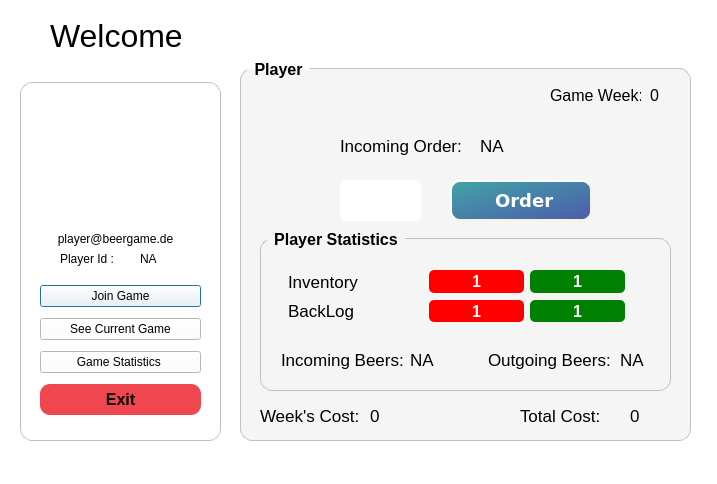
<?xml version="1.0" encoding="UTF-8"?>
<ui version="4.0">
 <class>PlayerInterface</class>
 <widget class="QDialog" name="PlayerInterface">
  <property name="geometry">
   <rect>
    <x>0</x>
    <y>0</y>
    <width>717</width>
    <height>484</height>
   </rect>
  </property>
  <property name="windowTitle">
   <string>Player</string>
  </property>
  <property name="styleSheet">
   <string notr="true">background-color: rgb(255, 255, 255)</string>
  </property>
  <widget class="QGroupBox" name="groupBox">
   <property name="geometry">
    <rect>
     <x>20</x>
     <y>70</y>
     <width>201</width>
     <height>371</height>
    </rect>
   </property>
   <property name="styleSheet">
    <string notr="true">QGroupBox {
    font: bold;
    border: 1px solid silver;
    border-radius: 12px;
    margin-top: 12px;
    padding: 10px 5px 10px 5px;
}

QGroupBox::title {
    subcontrol-origin: margin;
    left: 7px;
    padding: 0px 5px 0px 5px;
}</string>
   </property>
   <property name="title">
    <string/>
   </property>
   <widget class="QLabel" name="label_user">
    <property name="geometry">
     <rect>
      <x>40</x>
      <y>30</y>
      <width>120</width>
      <height>120</height>
     </rect>
    </property>
    <property name="text">
     <string/>
    </property>
   </widget>
   <widget class="QLabel" name="label_2">
    <property name="geometry">
     <rect>
      <x>40</x>
      <y>180</y>
      <width>71</width>
      <height>17</height>
     </rect>
    </property>
    <property name="text">
     <string>Player Id : </string>
    </property>
   </widget>
   <widget class="QLabel" name="player_pId">
    <property name="geometry">
     <rect>
      <x>120</x>
      <y>180</y>
      <width>41</width>
      <height>17</height>
     </rect>
    </property>
    <property name="text">
     <string>NA</string>
    </property>
    <property name="alignment">
     <set>Qt::AlignLeading|Qt::AlignLeft|Qt::AlignVCenter</set>
    </property>
   </widget>
   <widget class="QLabel" name="player_email">
    <property name="geometry">
     <rect>
      <x>10</x>
      <y>160</y>
      <width>171</width>
      <height>17</height>
     </rect>
    </property>
    <property name="text">
     <string>player@beergame.de</string>
    </property>
    <property name="alignment">
     <set>Qt::AlignCenter</set>
    </property>
   </widget>
   <widget class="QWidget" name="verticalLayoutWidget">
    <property name="geometry">
     <rect>
      <x>20</x>
      <y>210</y>
      <width>161</width>
      <height>141</height>
     </rect>
    </property>
    <layout class="QVBoxLayout" name="verticalLayout_2">
     <item>
      <widget class="QPushButton" name="pushButton">
       <property name="text">
        <string>Join Game</string>
       </property>
      </widget>
     </item>
     <item>
      <widget class="QPushButton" name="current_game">
       <property name="enabled">
        <bool>true</bool>
       </property>
       <property name="text">
        <string>See Current Game</string>
       </property>
      </widget>
     </item>
     <item>
      <widget class="QPushButton" name="stat_btn">
       <property name="enabled">
        <bool>true</bool>
       </property>
       <property name="text">
        <string>Game Statistics </string>
       </property>
      </widget>
     </item>
     <item>
      <widget class="QPushButton" name="exit_game">
       <property name="styleSheet">
        <string notr="true">QPushButton {
    background-color: rgb(240,70,80);
    border-style: outset;
    border-radius: 10px;
    font: bold 16px;
    min-width: 6em;
    padding: 6px;
}</string>
       </property>
       <property name="text">
        <string>Exit</string>
       </property>
      </widget>
     </item>
    </layout>
   </widget>
  </widget>
  <widget class="QLabel" name="welcome">
   <property name="geometry">
    <rect>
     <x>50</x>
     <y>20</y>
     <width>141</width>
     <height>31</height>
    </rect>
   </property>
   <property name="font">
    <font>
     <pointsize>24</pointsize>
    </font>
   </property>
   <property name="text">
    <string>Welcome</string>
   </property>
  </widget>
  <widget class="QStackedWidget" name="stackedWidget">
   <property name="geometry">
    <rect>
     <x>240</x>
     <y>10</y>
     <width>511</width>
     <height>471</height>
    </rect>
   </property>
   <property name="currentIndex">
    <number>1</number>
   </property>
   <widget class="QWidget" name="page">
    <widget class="QWidget" name="horizontalLayoutWidget">
     <property name="geometry">
      <rect>
       <x>10</x>
       <y>10</y>
       <width>431</width>
       <height>451</height>
      </rect>
     </property>
     <layout class="QHBoxLayout" name="horizontalLayout">
      <item>
       <widget class="QGroupBox" name="groupBox_2">
        <property name="styleSheet">
         <string notr="true">QGroupBox {
    font: bold;
	font-size:18px;
    border: 1px solid silver;
    border-radius: 12px;
    margin-top: 8px;
    padding: 15px 5px 10px 5px;
background-color: rgb(250, 250, 250);
}

QGroupBox::title {
    subcontrol-origin: margin;
    left: 7px;
    padding: 0px 5px 0px 5px;
}


QPushButton {
	color: white;
    border-width: 2px;
    border-color: beige;
}

</string>
        </property>
        <property name="title">
         <string>Join Game</string>
        </property>
        <widget class="QWidget" name="layoutWidget">
         <property name="geometry">
          <rect>
           <x>10</x>
           <y>40</y>
           <width>391</width>
           <height>30</height>
          </rect>
         </property>
         <layout class="QHBoxLayout" name="horizontalLayout_2">
          <item>
           <widget class="QLabel" name="label_JoinGameId">
            <property name="font">
             <font>
              <pointsize>12</pointsize>
             </font>
            </property>
            <property name="text">
             <string>Game Id </string>
            </property>
           </widget>
          </item>
          <item>
           <widget class="QLineEdit" name="lineEdit_gameId">
            <property name="enabled">
             <bool>false</bool>
            </property>
            <property name="maxLength">
             <number>32751</number>
            </property>
           </widget>
          </item>
         </layout>
        </widget>
        <widget class="QLabel" name="label_4">
         <property name="geometry">
          <rect>
           <x>150</x>
           <y>80</y>
           <width>131</width>
           <height>21</height>
          </rect>
         </property>
         <property name="font">
          <font>
           <pointsize>14</pointsize>
          </font>
         </property>
         <property name="text">
          <string>Select Role</string>
         </property>
        </widget>
        <widget class="QWidget" name="horizontalLayoutWidget_2">
         <property name="geometry">
          <rect>
           <x>50</x>
           <y>120</y>
           <width>321</width>
           <height>141</height>
          </rect>
         </property>
         <layout class="QHBoxLayout" name="horizontalLayout_5">
          <item>
           <layout class="QVBoxLayout" name="verticalLayout">
            <item>
             <widget class="QLabel" name="label_retailer">
              <property name="layoutDirection">
               <enum>Qt::LeftToRight</enum>
              </property>
              <property name="text">
               <string/>
              </property>
              <property name="alignment">
               <set>Qt::AlignCenter</set>
              </property>
             </widget>
            </item>
            <item>
             <widget class="QPushButton" name="retailer_btn">
              <property name="styleSheet">
               <string notr="true">QPushButton {
    background-color: rgb(67,102,48);
    border-style: outset;
    border-radius: 10px;
    font: bold 12px;
    padding: 6px;
	color: white;
}
#retailer_btn:hover{ 
    background-color: rgb(106,208,116);
background-color: qlineargradient(spread:pad, x1:0, y1:0.005, x2:1, y2:1, stop:0 rgba(66, 163, 167, 255), stop:1 rgba(76, 92, 171, 255));
    border-style: outset;
    border-width: 2px;
    border-radius: 10px;
    border-color: beige;
    font: bold 15px;
    min-width: 10em;
    padding: 6px;
	color: white;}
</string>
              </property>
              <property name="text">
               <string>Retailer</string>
              </property>
             </widget>
            </item>
           </layout>
          </item>
          <item>
           <layout class="QVBoxLayout" name="verticalLayout_5">
            <item>
             <widget class="QLabel" name="label_wholesaler">
              <property name="text">
               <string/>
              </property>
              <property name="alignment">
               <set>Qt::AlignCenter</set>
              </property>
             </widget>
            </item>
            <item>
             <widget class="QPushButton" name="wholesaler_btn">
              <property name="styleSheet">
               <string notr="true">QPushButton {
    background-color: rgb(55,69,156);
    border-style: outset;
    border-radius: 10px;
    font: bold 12px;
    padding: 6px;
color: white;
}

#wholesaler_btn:hover{ 
    background-color: rgb(106,208,116);
background-color: qlineargradient(spread:pad, x1:0, y1:0.005, x2:1, y2:1, stop:0 rgba(66, 163, 167, 255), stop:1 rgba(76, 92, 171, 255));
    border-style: outset;
    border-width: 2px;
    border-radius: 10px;
    border-color: beige;
    font: bold 15px;
    min-width: 10em;
    padding: 6px;
	color: white;}
</string>
              </property>
              <property name="text">
               <string>Wholesaler</string>
              </property>
             </widget>
            </item>
           </layout>
          </item>
         </layout>
        </widget>
        <widget class="QWidget" name="horizontalLayoutWidget_3">
         <property name="geometry">
          <rect>
           <x>50</x>
           <y>280</y>
           <width>321</width>
           <height>141</height>
          </rect>
         </property>
         <layout class="QHBoxLayout" name="horizontalLayout_6">
          <item>
           <layout class="QVBoxLayout" name="verticalLayout_4">
            <item>
             <widget class="QLabel" name="label_distributor">
              <property name="text">
               <string/>
              </property>
              <property name="alignment">
               <set>Qt::AlignCenter</set>
              </property>
             </widget>
            </item>
            <item>
             <widget class="QPushButton" name="distributor_btn">
              <property name="styleSheet">
               <string notr="true">QPushButton {
    background-color: rgb(207,163,43);
    border-style: outset;
    border-radius: 10px;
    font: bold 12px;
    padding: 6px;
color: white;
}

#distributor_btn:hover{ 
    background-color: rgb(106,208,116);
background-color: qlineargradient(spread:pad, x1:0, y1:0.005, x2:1, y2:1, stop:0 rgba(66, 163, 167, 255), stop:1 rgba(76, 92, 171, 255));
    border-style: outset;
    border-width: 2px;
    border-radius: 10px;
    border-color: beige;
    font: bold 15px;
    min-width: 10em;
    padding: 6px;
	color: white;}
</string>
              </property>
              <property name="text">
               <string>Distributor</string>
              </property>
             </widget>
            </item>
           </layout>
          </item>
          <item>
           <layout class="QVBoxLayout" name="verticalLayout_6">
            <item>
             <widget class="QLabel" name="label_factory">
              <property name="text">
               <string/>
              </property>
              <property name="alignment">
               <set>Qt::AlignCenter</set>
              </property>
             </widget>
            </item>
            <item>
             <widget class="QPushButton" name="factory_btn">
              <property name="styleSheet">
               <string notr="true">QPushButton {
    background-color: rgb(240,70,80);
    border-style: outset;
    border-radius: 10px;
    font: bold 12px;
    padding: 6px;
color: white;
}

#factory_btn:hover{ 
    background-color: rgb(106,208,116);
background-color: qlineargradient(spread:pad, x1:0, y1:0.005, x2:1, y2:1, stop:0 rgba(66, 163, 167, 255), stop:1 rgba(76, 92, 171, 255));
    border-style: outset;
    border-width: 2px;
    border-radius: 10px;
    border-color: beige;
    font: bold 15px;
    min-width: 10em;
    padding: 6px;
	color: white;}
</string>
              </property>
              <property name="text">
               <string>Factory</string>
              </property>
             </widget>
            </item>
           </layout>
          </item>
         </layout>
        </widget>
       </widget>
      </item>
     </layout>
    </widget>
   </widget>
   <widget class="QWidget" name="page_2">
    <widget class="QGroupBox" name="PlayerArea">
     <property name="geometry">
      <rect>
       <x>0</x>
       <y>50</y>
       <width>451</width>
       <height>381</height>
      </rect>
     </property>
     <property name="font">
      <font>
       <pointsize>-1</pointsize>
       <weight>75</weight>
       <italic>false</italic>
       <bold>true</bold>
      </font>
     </property>
     <property name="styleSheet">
      <string notr="true">QGroupBox {
    font: bold;
	font-size:16px;
    border: 1px solid silver;
    border-radius: 12px;
    margin-top: 8px;
    padding: 15px 5px 10px 5px;
background-color: rgb(245, 245, 245);
}

QGroupBox::title {
    subcontrol-origin: margin;
    left: 7px;
    padding: 0px 5px 0px 5px;
}

QLabel{
	background-color: none;
}</string>
     </property>
     <property name="title">
      <string>Player</string>
     </property>
     <widget class="QPushButton" name="orderBtn">
      <property name="enabled">
       <bool>true</bool>
      </property>
      <property name="geometry">
       <rect>
        <x>210</x>
        <y>120</y>
        <width>142</width>
        <height>41</height>
       </rect>
      </property>
      <property name="font">
       <font>
        <family>DejaVu Sans</family>
        <pointsize>-1</pointsize>
        <weight>75</weight>
        <italic>false</italic>
        <bold>true</bold>
        <underline>false</underline>
        <strikeout>false</strikeout>
       </font>
      </property>
      <property name="cursor">
       <cursorShape>PointingHandCursor</cursorShape>
      </property>
      <property name="styleSheet">
       <string notr="true">#orderBtn {
    background-color: rgb(106,208,116);
background-color: qlineargradient(spread:pad, x1:0, y1:0.005, x2:1, y2:1, stop:0 rgba(66, 163, 167, 255), stop:1 rgba(76, 92, 171, 255));
    border-style: outset;
    border-width: 2px;
    border-radius: 10px;
    border-color: beige;
    font: bold 18px;
    min-width: 6em;
    padding: 6px;
	color: white;
}

#orderBtn:hover { 
background-color: rgba(76, 92, 171, 255); 
color: white; 
border: 2px solid rgba(66, 163, 167, 255);}


#orderBtn:disabled {
	background-color: #add8e6;
	color: black;
}</string>
      </property>
      <property name="text">
       <string> Order</string>
      </property>
     </widget>
     <widget class="QLineEdit" name="orderIn">
      <property name="geometry">
       <rect>
        <x>100</x>
        <y>120</y>
        <width>81</width>
        <height>41</height>
       </rect>
      </property>
      <property name="font">
       <font>
        <pointsize>-1</pointsize>
        <weight>75</weight>
        <italic>false</italic>
        <bold>true</bold>
       </font>
      </property>
      <property name="styleSheet">
       <string notr="true">#orderIn{
    border-width: 2px;
    border-radius: 6px;
    border-color: beige;
    font: bold 18px;
    padding: 2px;
	color: black;
}</string>
      </property>
     </widget>
     <widget class="QLabel" name="totalCost_l">
      <property name="geometry">
       <rect>
        <x>280</x>
        <y>340</y>
        <width>91</width>
        <height>31</height>
       </rect>
      </property>
      <property name="font">
       <font>
        <pointsize>13</pointsize>
       </font>
      </property>
      <property name="text">
       <string>Total Cost:</string>
      </property>
     </widget>
     <widget class="QLabel" name="weekCost_l">
      <property name="enabled">
       <bool>true</bool>
      </property>
      <property name="geometry">
       <rect>
        <x>20</x>
        <y>340</y>
        <width>111</width>
        <height>31</height>
       </rect>
      </property>
      <property name="font">
       <font>
        <pointsize>13</pointsize>
       </font>
      </property>
      <property name="text">
       <string>Week's Cost:</string>
      </property>
     </widget>
     <widget class="QLabel" name="incomingOrder">
      <property name="geometry">
       <rect>
        <x>240</x>
        <y>70</y>
        <width>51</width>
        <height>31</height>
       </rect>
      </property>
      <property name="font">
       <font>
        <pointsize>13</pointsize>
       </font>
      </property>
      <property name="layoutDirection">
       <enum>Qt::RightToLeft</enum>
      </property>
      <property name="text">
       <string>NA</string>
      </property>
     </widget>
     <widget class="QLabel" name="outgoing_4">
      <property name="geometry">
       <rect>
        <x>100</x>
        <y>70</y>
        <width>141</width>
        <height>31</height>
       </rect>
      </property>
      <property name="font">
       <font>
        <pointsize>13</pointsize>
       </font>
      </property>
      <property name="layoutDirection">
       <enum>Qt::RightToLeft</enum>
      </property>
      <property name="text">
       <string>Incoming Order:</string>
      </property>
     </widget>
     <widget class="QLabel" name="weekCost">
      <property name="enabled">
       <bool>true</bool>
      </property>
      <property name="geometry">
       <rect>
        <x>130</x>
        <y>340</y>
        <width>31</width>
        <height>31</height>
       </rect>
      </property>
      <property name="font">
       <font>
        <pointsize>13</pointsize>
       </font>
      </property>
      <property name="text">
       <string>0</string>
      </property>
     </widget>
     <widget class="QLabel" name="totalCost">
      <property name="geometry">
       <rect>
        <x>390</x>
        <y>340</y>
        <width>31</width>
        <height>31</height>
       </rect>
      </property>
      <property name="font">
       <font>
        <pointsize>13</pointsize>
       </font>
      </property>
      <property name="layoutDirection">
       <enum>Qt::RightToLeft</enum>
      </property>
      <property name="styleSheet">
       <string notr="true"/>
      </property>
      <property name="text">
       <string>0</string>
      </property>
     </widget>
     <widget class="QLabel" name="totalCost_l_2">
      <property name="geometry">
       <rect>
        <x>310</x>
        <y>20</y>
        <width>91</width>
        <height>31</height>
       </rect>
      </property>
      <property name="font">
       <font>
        <pointsize>12</pointsize>
       </font>
      </property>
      <property name="styleSheet">
       <string notr="true"/>
      </property>
      <property name="text">
       <string>Game Week:</string>
      </property>
     </widget>
     <widget class="QLabel" name="week">
      <property name="geometry">
       <rect>
        <x>410</x>
        <y>20</y>
        <width>21</width>
        <height>31</height>
       </rect>
      </property>
      <property name="font">
       <font>
        <pointsize>12</pointsize>
       </font>
      </property>
      <property name="layoutDirection">
       <enum>Qt::RightToLeft</enum>
      </property>
      <property name="text">
       <string>0</string>
      </property>
     </widget>
     <widget class="QGroupBox" name="StatBox">
      <property name="geometry">
       <rect>
        <x>20</x>
        <y>170</y>
        <width>411</width>
        <height>161</height>
       </rect>
      </property>
      <property name="font">
       <font>
        <pointsize>-1</pointsize>
        <weight>75</weight>
        <italic>false</italic>
        <bold>true</bold>
       </font>
      </property>
      <property name="styleSheet">
       <string notr="true">QLabel{
	background-color: none;
}</string>
      </property>
      <property name="title">
       <string>Player Statistics</string>
      </property>
      <widget class="QLabel" name="incomingShipment">
       <property name="geometry">
        <rect>
         <x>150</x>
         <y>120</y>
         <width>39</width>
         <height>20</height>
        </rect>
       </property>
       <property name="font">
        <font>
         <pointsize>13</pointsize>
        </font>
       </property>
       <property name="styleSheet">
        <string notr="true">QLabel{
	background-color: none;
}</string>
       </property>
       <property name="text">
        <string>NA</string>
       </property>
      </widget>
      <widget class="QLabel" name="incoming_2">
       <property name="geometry">
        <rect>
         <x>21</x>
         <y>120</y>
         <width>123</width>
         <height>20</height>
        </rect>
       </property>
       <property name="font">
        <font>
         <pointsize>13</pointsize>
        </font>
       </property>
       <property name="styleSheet">
        <string notr="true">QLabel{
	background-color: none;
}</string>
       </property>
       <property name="text">
        <string>Incoming Beers:</string>
       </property>
      </widget>
      <widget class="QLabel" name="outgoingShipment">
       <property name="geometry">
        <rect>
         <x>360</x>
         <y>120</y>
         <width>37</width>
         <height>20</height>
        </rect>
       </property>
       <property name="font">
        <font>
         <pointsize>13</pointsize>
        </font>
       </property>
       <property name="layoutDirection">
        <enum>Qt::RightToLeft</enum>
       </property>
       <property name="text">
        <string>NA</string>
       </property>
      </widget>
      <widget class="QLabel" name="outgoing_2">
       <property name="geometry">
        <rect>
         <x>228</x>
         <y>120</y>
         <width>126</width>
         <height>20</height>
        </rect>
       </property>
       <property name="font">
        <font>
         <pointsize>13</pointsize>
        </font>
       </property>
       <property name="layoutDirection">
        <enum>Qt::RightToLeft</enum>
       </property>
       <property name="text">
        <string>Outgoing Beers:</string>
       </property>
      </widget>
      <widget class="QLabel" name="inventoryAfter">
       <property name="geometry">
        <rect>
         <x>270</x>
         <y>40</y>
         <width>95</width>
         <height>23</height>
        </rect>
       </property>
       <property name="font">
        <font>
         <pointsize>-1</pointsize>
         <weight>75</weight>
         <italic>false</italic>
         <bold>true</bold>
        </font>
       </property>
       <property name="styleSheet">
        <string notr="true">#inventoryAfter{
	background-color:green;
    border-width: 2px;
    border-radius: 5px;
    border-color: beige;
    font: bold 16px;
	max-width: 5em;
	color: white;
}</string>
       </property>
       <property name="text">
        <string>1</string>
       </property>
       <property name="alignment">
        <set>Qt::AlignCenter</set>
       </property>
      </widget>
      <widget class="QLabel" name="inventory_2">
       <property name="geometry">
        <rect>
         <x>28</x>
         <y>40</y>
         <width>135</width>
         <height>23</height>
        </rect>
       </property>
       <property name="font">
        <font>
         <pointsize>13</pointsize>
        </font>
       </property>
       <property name="styleSheet">
        <string notr="true">QLabel{
	background-color: none;
}</string>
       </property>
       <property name="text">
        <string>Inventory</string>
       </property>
      </widget>
      <widget class="QLabel" name="inventory">
       <property name="geometry">
        <rect>
         <x>169</x>
         <y>40</y>
         <width>95</width>
         <height>23</height>
        </rect>
       </property>
       <property name="font">
        <font>
         <pointsize>-1</pointsize>
         <weight>75</weight>
         <italic>false</italic>
         <bold>true</bold>
        </font>
       </property>
       <property name="styleSheet">
        <string notr="true">#inventory{
	background-color:red;
    border-width: 2px;
    border-radius: 5px;
    border-color: beige;
    font: bold 16px;
	max-width: 5em;
	color: white;
}</string>
       </property>
       <property name="text">
        <string>1</string>
       </property>
       <property name="alignment">
        <set>Qt::AlignCenter</set>
       </property>
      </widget>
      <widget class="QLabel" name="backlogAfter">
       <property name="geometry">
        <rect>
         <x>270</x>
         <y>70</y>
         <width>95</width>
         <height>22</height>
        </rect>
       </property>
       <property name="font">
        <font>
         <pointsize>-1</pointsize>
         <weight>75</weight>
         <italic>false</italic>
         <bold>true</bold>
        </font>
       </property>
       <property name="layoutDirection">
        <enum>Qt::RightToLeft</enum>
       </property>
       <property name="styleSheet">
        <string notr="true">#backlogAfter{
	background-color:green;
    border-width: 2px;
    border-radius: 5px;
    border-color: beige;
    font: bold 16px;
	max-width: 5em;
	color: white;
}</string>
       </property>
       <property name="text">
        <string>1</string>
       </property>
       <property name="alignment">
        <set>Qt::AlignCenter</set>
       </property>
      </widget>
      <widget class="QLabel" name="backLog_2">
       <property name="geometry">
        <rect>
         <x>28</x>
         <y>70</y>
         <width>135</width>
         <height>22</height>
        </rect>
       </property>
       <property name="font">
        <font>
         <pointsize>13</pointsize>
        </font>
       </property>
       <property name="layoutDirection">
        <enum>Qt::RightToLeft</enum>
       </property>
       <property name="styleSheet">
        <string notr="true">QLabel{
	background-color: none;
}</string>
       </property>
       <property name="text">
        <string>BackLog</string>
       </property>
      </widget>
      <widget class="QLabel" name="backLog">
       <property name="geometry">
        <rect>
         <x>169</x>
         <y>70</y>
         <width>95</width>
         <height>22</height>
        </rect>
       </property>
       <property name="font">
        <font>
         <pointsize>-1</pointsize>
         <weight>75</weight>
         <italic>false</italic>
         <bold>true</bold>
        </font>
       </property>
       <property name="layoutDirection">
        <enum>Qt::RightToLeft</enum>
       </property>
       <property name="styleSheet">
        <string notr="true">#backLog{
	background-color:red;
    border-width: 2px;
    border-radius: 5px;
    border-color: beige;
    font: bold 16px;
	max-width: 5em;
	color: white;
}</string>
       </property>
       <property name="text">
        <string>1</string>
       </property>
       <property name="alignment">
        <set>Qt::AlignCenter</set>
       </property>
      </widget>
     </widget>
    </widget>
   </widget>
   <widget class="QWidget" name="stat">
    <widget class="QGroupBox" name="statgroup">
     <property name="geometry">
      <rect>
       <x>0</x>
       <y>0</y>
       <width>451</width>
       <height>431</height>
      </rect>
     </property>
     <property name="font">
      <font>
       <pointsize>-1</pointsize>
       <weight>75</weight>
       <italic>false</italic>
       <bold>true</bold>
      </font>
     </property>
     <property name="styleSheet">
      <string notr="true">QGroupBox {
    font: bold;
	font-size:16px;
    border: 1px solid silver;
    border-radius: 12px;
    margin-top: 8px;
    padding: 15px 5px 10px 5px;
background-color: rgb(245, 245, 245);
}

QGroupBox::title {
    subcontrol-origin: margin;
    left: 7px;
    padding: 0px 5px 0px 5px;
}

QLabel{
	background-color: none;
}

QCheckBox {
  background-color: none;
  color: black;
  spacing: 4px;
  padding-top: 4px;
  padding-bottom: 4px;
}</string>
     </property>
     <property name="title">
      <string>Player Statistics</string>
     </property>
     <widget class="QWidget" name="verticalLayoutWidget_2">
      <property name="geometry">
       <rect>
        <x>10</x>
        <y>30</y>
        <width>431</width>
        <height>311</height>
       </rect>
      </property>
      <layout class="QVBoxLayout" name="stat_widget"/>
     </widget>
     <widget class="QCheckBox" name="linegraph_check">
      <property name="enabled">
       <bool>true</bool>
      </property>
      <property name="geometry">
       <rect>
        <x>300</x>
        <y>400</y>
        <width>151</width>
        <height>23</height>
       </rect>
      </property>
      <property name="text">
       <string>Enable Line Graph</string>
      </property>
     </widget>
     <widget class="QCheckBox" name="show_incoming">
      <property name="enabled">
       <bool>true</bool>
      </property>
      <property name="geometry">
       <rect>
        <x>30</x>
        <y>360</y>
        <width>151</width>
        <height>23</height>
       </rect>
      </property>
      <property name="styleSheet">
       <string notr="true"/>
      </property>
      <property name="text">
       <string>Show Incoming</string>
      </property>
     </widget>
     <widget class="QCheckBox" name="show_outgoing">
      <property name="enabled">
       <bool>true</bool>
      </property>
      <property name="geometry">
       <rect>
        <x>30</x>
        <y>390</y>
        <width>151</width>
        <height>23</height>
       </rect>
      </property>
      <property name="text">
       <string>Show Outgoing</string>
      </property>
     </widget>
    </widget>
   </widget>
  </widget>
 </widget>
 <tabstops>
  <tabstop>current_game</tabstop>
  <tabstop>stat_btn</tabstop>
  <tabstop>pushButton</tabstop>
 </tabstops>
 <resources/>
 <connections/>
</ui>
